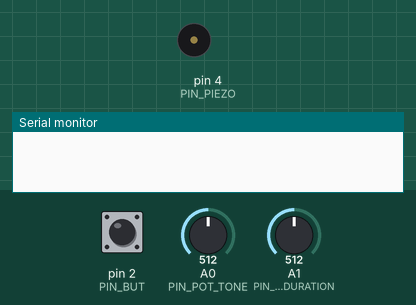
Simulated run of this sketch. Board: Arduino Uno, built with avr-gcc and run on an emulated ATmega328P. Shown: buzzer (waves = sounding), the last lines printed to the serial monitor. Inputs (shaded band) come from the test bench; at power-on: pin 2 (PIN_BUT) HIGH, A0 (PIN_POT_TONE) = 512, A1 (PIN_POT_DURATION) = 512.

Above: at 1.2 s.
1.3 s: pin 2 (PIN_BUT) pulled LOW for 0.15 s
At 1.8 s:
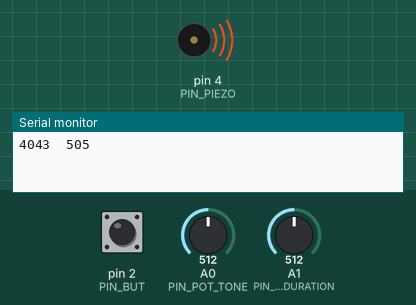
3.4 s: pin 2 (PIN_BUT) pulled LOW for 3.2 s
At 7.5 s:
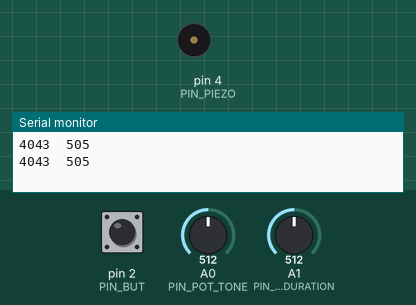
Timing chart, 0 to 9.0 s (numbered marks = the images above; inputs shaded):
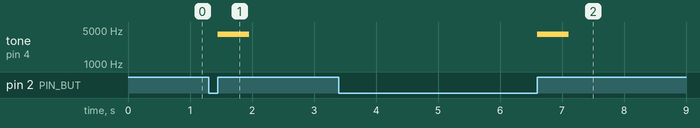

Measured:
- after the input at 1.3 s, tone on pin 4 (PIN_PIEZO): silent → 4043 Hz after 0.15 s, → silent 0.51 s later
- after the input at 3.4 s, tone on pin 4 (PIN_PIEZO): silent → 4043 Hz after 3.2 s, → silent 0.51 s later

The sketch:

TestBeep.ino
```cpp
#define PIN_BUT   2
#define PIN_PIEZO 4

#define PIN_POT_TONE     A0
#define PIN_POT_DURATION A1


int toneVal, durationVal;
int butVal, butLast;

void setup() {
  // put your setup code here, to run once:
  pinMode(PIN_BUT, INPUT);
  butLast = digitalRead(PIN_BUT);
  Serial.begin(9600);
}


void loop() {
  // put your main code here, to run repeatedly:
  // tone(PIN_PIEZO, 80, 500);
  // delay(2000);
  // noTone();
  butVal = digitalRead(PIN_BUT);
  if (butVal != butLast) {
    if (butVal == HIGH) {
      toneVal = map(analogRead(PIN_POT_TONE), 0, 1023, 80, 8000);
      durationVal = map(analogRead(PIN_POT_DURATION), 0, 1023, 10, 1000);
      Serial.print(toneVal);
      Serial.print("\t");
      Serial.println(durationVal);
      tone(PIN_PIEZO, toneVal, durationVal);
    }

    butLast = butVal;
  }


}
```
